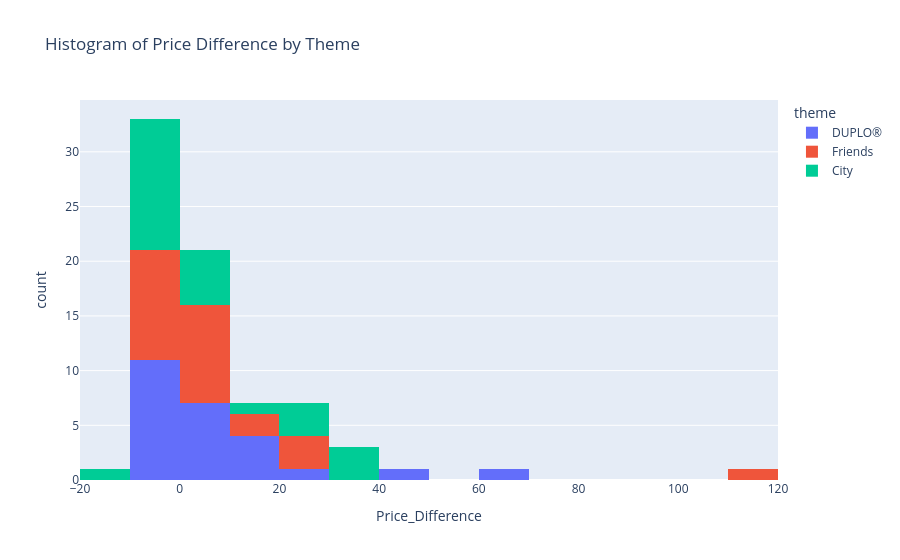

Notebook code for this chart:
### Code cell
fig = px.histogram(DF,
             x='Price_Difference',
            color='theme',
            title='Histogram of Price Difference by Theme')
fig.update_traces(dict(marker_line_width=0))
fig.show()

### Figure 1 — Plotly figure (JSON) as saved in the notebook; plotly's stock layout.template omitted (floating-point values rounded to 4 significant figures)
{"data": [{"bingroup": "x", "hovertemplate": "theme=DUPLO®<br>Price_Difference=%{x}<br>count=%{y}<extra></extra>", "legendgroup": "DUPLO®", "marker": {"color": "#636efa", "line": {"width": 0}, "pattern": {"shape": ""}}, "name": "DUPLO®", "orientation": "v", "showlegend": true, "type": "histogram", "x": [11.01, 4.46, 24.9, 6.7, 17.0, 0.0, -3.0, 8.96, 44.51, 69.0, -2.0, -0.44, -3.99, -2.0, 11.12, 0.0, 13.28, -2.0, -3.0, -0.7, -3.0, 0.0, -1.0, -5.0, 0.0], "xaxis": "x", "yaxis": "y"}, {"bingroup": "x", "hovertemplate": "theme=Friends<br>Price_Difference=%{x}<br>count=%{y}<extra></extra>", "legendgroup": "Friends", "marker": {"color": "#EF553B", "line": {"width": 0}, "pattern": {"shape": ""}}, "name": "Friends", "orientation": "v", "showlegend": true, "type": "histogram", "x": [25.41, 25.96, 23.89, 115.0, 4.01, 7.0, 10.65, 3.96, -4.0, -7.0, -9.99, 11.28, -8.32, 7.0, 0.0, -1.46, -1.0, 8.94, 7.98, 5.33, 0.0, -0.04, -0.04, -0.04, -0.04], "xaxis": "x", "yaxis": "y"}, {"bingroup": "x", "hovertemplate": "theme=City<br>Price_Difference=%{x}<br>count=%{y}<extra></extra>", "legendgroup": "City", "marker": {"color": "#00cc96", "line": {"width": 0}, "pattern": {"shape": ""}}, "name": "City", "orientation": "v", "showlegend": true, "type": "histogram", "x": [23.9, 6.5, 24.76, 36.0, 39.96, 12.0, 30.0, -8.53, 3.84, -13.99, -6.0, -1.0, -3.99, 24.81, -8.0, -4.01, -7.25, 0.0, -6.01, -1.0, -1.0, -4.0, 0.0, 0.0, -2.0], "xaxis": "x", "yaxis": "y"}], "layout": {"barmode": "relative", "legend": {"title": {"text": "theme"}, "tracegroupgap": 0}, "title": {"text": "Histogram of Price Difference by Theme"}, "xaxis": {"anchor": "y", "domain": [0, 1], "title": {"text": "Price_Difference"}}, "yaxis": {"anchor": "x", "domain": [0, 1], "title": {"text": "count"}}}}
